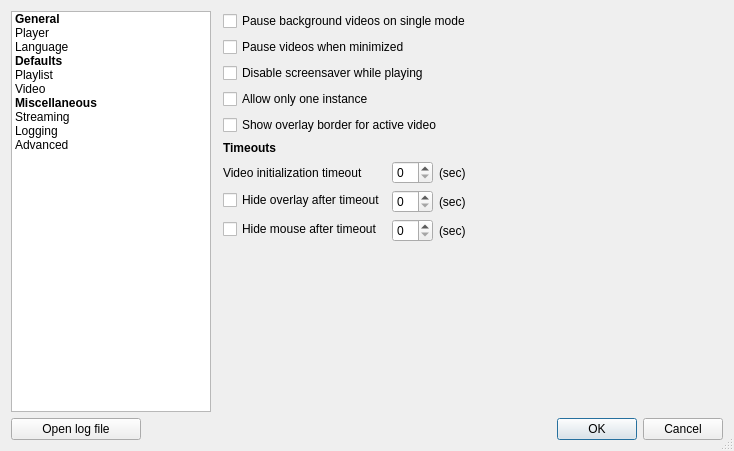
<?xml version="1.0" encoding="UTF-8"?>
<ui version="4.0">
 <class>SettingsDialog</class>
 <widget class="QDialog" name="SettingsDialog">
  <property name="geometry">
   <rect>
    <x>0</x>
    <y>0</y>
    <width>732</width>
    <height>451</height>
   </rect>
  </property>
  <property name="windowTitle">
   <string>Settings</string>
  </property>
  <property name="sizeGripEnabled">
   <bool>true</bool>
  </property>
  <property name="modal">
   <bool>true</bool>
  </property>
  <layout class="QVBoxLayout" name="lay_main" stretch="1,0">
   <property name="sizeConstraint">
    <enum>QLayout::SetMinimumSize</enum>
   </property>
   <item>
    <layout class="QHBoxLayout" name="lay_main_2">
     <property name="spacing">
      <number>12</number>
     </property>
     <item>
      <widget class="QListWidget" name="section_index">
       <property name="minimumSize">
        <size>
         <width>200</width>
         <height>400</height>
        </size>
       </property>
       <property name="maximumSize">
        <size>
         <width>200</width>
         <height>16777215</height>
        </size>
       </property>
       <item>
        <property name="text">
         <string>General</string>
        </property>
        <property name="font">
         <font>
          <weight>75</weight>
          <bold>true</bold>
         </font>
        </property>
        <property name="flags">
         <set>NoItemFlags</set>
        </property>
       </item>
       <item>
        <property name="text">
         <string>Player</string>
        </property>
       </item>
       <item>
        <property name="text">
         <string>Language</string>
        </property>
       </item>
       <item>
        <property name="text">
         <string>Defaults</string>
        </property>
        <property name="font">
         <font>
          <weight>75</weight>
          <bold>true</bold>
         </font>
        </property>
        <property name="flags">
         <set>NoItemFlags</set>
        </property>
       </item>
       <item>
        <property name="text">
         <string>Playlist</string>
        </property>
       </item>
       <item>
        <property name="text">
         <string>Video</string>
        </property>
       </item>
       <item>
        <property name="text">
         <string>Miscellaneous</string>
        </property>
        <property name="font">
         <font>
          <weight>75</weight>
          <bold>true</bold>
         </font>
        </property>
        <property name="flags">
         <set>NoItemFlags</set>
        </property>
       </item>
       <item>
        <property name="text">
         <string>Streaming</string>
        </property>
       </item>
       <item>
        <property name="text">
         <string>Logging</string>
        </property>
       </item>
       <item>
        <property name="text">
         <string>Advanced</string>
        </property>
       </item>
      </widget>
     </item>
     <item>
      <widget class="QStackedWidget" name="section_page">
       <property name="minimumSize">
        <size>
         <width>500</width>
         <height>0</height>
        </size>
       </property>
       <property name="currentIndex">
        <number>0</number>
       </property>
       <widget class="QWidget" name="page_general_player">
        <layout class="QVBoxLayout" name="lay_section_player">
         <property name="leftMargin">
          <number>0</number>
         </property>
         <property name="topMargin">
          <number>0</number>
         </property>
         <property name="rightMargin">
          <number>0</number>
         </property>
         <property name="bottomMargin">
          <number>0</number>
         </property>
         <item>
          <widget class="QCheckBox" name="playerPauseBackgroundVideos">
           <property name="text">
            <string>Pause background videos on single mode</string>
           </property>
          </widget>
         </item>
         <item>
          <widget class="QCheckBox" name="playerPauseWhenMinimized">
           <property name="text">
            <string>Pause videos when minimized</string>
           </property>
          </widget>
         </item>
         <item>
          <widget class="QCheckBox" name="playerInhibitScreensaver">
           <property name="text">
            <string>Disable screensaver while playing</string>
           </property>
          </widget>
         </item>
         <item>
          <widget class="QCheckBox" name="playerOneInstance">
           <property name="text">
            <string>Allow only one instance</string>
           </property>
          </widget>
         </item>
         <item>
          <widget class="QCheckBox" name="playerShowOverlayBorder">
           <property name="text">
            <string>Show overlay border for active video</string>
           </property>
          </widget>
         </item>
         <item>
          <widget class="QLabel" name="section_timeouts">
           <property name="font">
            <font>
             <weight>75</weight>
             <bold>true</bold>
            </font>
           </property>
           <property name="text">
            <string>Timeouts</string>
           </property>
          </widget>
         </item>
         <item>
          <layout class="QFormLayout" name="formLayout_3">
           <property name="fieldGrowthPolicy">
            <enum>QFormLayout::FieldsStayAtSizeHint</enum>
           </property>
           <item row="1" column="0">
            <widget class="QCheckBox" name="timeoutOverlayFlag">
             <property name="text">
              <string>Hide overlay after timeout</string>
             </property>
            </widget>
           </item>
           <item row="1" column="1">
            <layout class="QHBoxLayout" name="horizontalLayout_2">
             <item>
              <widget class="QSpinBox" name="timeoutOverlay"/>
             </item>
             <item>
              <widget class="QLabel" name="label_3">
               <property name="text">
                <string>(sec)</string>
               </property>
              </widget>
             </item>
            </layout>
           </item>
           <item row="2" column="0">
            <widget class="QCheckBox" name="timeoutMouseHideFlag">
             <property name="text">
              <string>Hide mouse after timeout</string>
             </property>
            </widget>
           </item>
           <item row="2" column="1">
            <layout class="QHBoxLayout" name="horizontalLayout">
             <item>
              <widget class="QSpinBox" name="timeoutMouseHide"/>
             </item>
             <item>
              <widget class="QLabel" name="label_2">
               <property name="text">
                <string>(sec)</string>
               </property>
              </widget>
             </item>
            </layout>
           </item>
           <item row="0" column="0">
            <widget class="QLabel" name="timeoutVideoInitLabel">
             <property name="text">
              <string>Video initialization timeout</string>
             </property>
            </widget>
           </item>
           <item row="0" column="1">
            <layout class="QHBoxLayout" name="horizontalLayout_4">
             <item>
              <widget class="QSpinBox" name="timeoutVideoInit"/>
             </item>
             <item>
              <widget class="QLabel" name="label_7">
               <property name="text">
                <string>(sec)</string>
               </property>
              </widget>
             </item>
            </layout>
           </item>
          </layout>
         </item>
         <item>
          <spacer name="verticalSpacer">
           <property name="orientation">
            <enum>Qt::Vertical</enum>
           </property>
           <property name="sizeHint" stdset="0">
            <size>
             <width>20</width>
             <height>40</height>
            </size>
           </property>
          </spacer>
         </item>
        </layout>
       </widget>
       <widget class="QWidget" name="page_general_language">
        <layout class="QVBoxLayout" name="lay_page_general_language">
         <property name="leftMargin">
          <number>0</number>
         </property>
         <property name="topMargin">
          <number>0</number>
         </property>
         <property name="rightMargin">
          <number>0</number>
         </property>
         <property name="bottomMargin">
          <number>0</number>
         </property>
         <item>
          <widget class="LanguageList" name="listLanguages"/>
         </item>
         <item>
          <widget class="QLabel" name="label_4">
           <property name="text">
            <string>&lt;p&gt;If you have a handful of free time and a desire to support this project, please &lt;a href=&quot;https://crowdin.com/project/gridplayer&quot;&gt;help with the translation&lt;/a&gt;. No coding skills or special software is required!&lt;/p&gt;</string>
           </property>
           <property name="wordWrap">
            <bool>true</bool>
           </property>
           <property name="openExternalLinks">
            <bool>true</bool>
           </property>
          </widget>
         </item>
        </layout>
       </widget>
       <widget class="QWidget" name="page_misc_streaming">
        <layout class="QVBoxLayout" name="lay_page_general_streams">
         <property name="leftMargin">
          <number>0</number>
         </property>
         <property name="topMargin">
          <number>0</number>
         </property>
         <property name="rightMargin">
          <number>0</number>
         </property>
         <property name="bottomMargin">
          <number>0</number>
         </property>
         <item>
          <widget class="QCheckBox" name="streamingHLSVIAStreamlink">
           <property name="text">
            <string>Use Streamlink for HLS streams when possible</string>
           </property>
          </widget>
         </item>
         <item>
          <layout class="QFormLayout" name="formLayout_7">
           <property name="fieldGrowthPolicy">
            <enum>QFormLayout::FieldsStayAtSizeHint</enum>
           </property>
           <item row="0" column="0">
            <widget class="QLabel" name="label_8">
             <property name="text">
              <string>Priority URL resolver</string>
             </property>
            </widget>
           </item>
           <item row="0" column="1">
            <widget class="QComboBox" name="streamingResolverPriority"/>
           </item>
          </layout>
         </item>
         <item>
          <widget class="QLabel" name="label_10">
           <property name="font">
            <font>
             <weight>75</weight>
             <bold>true</bold>
            </font>
           </property>
           <property name="text">
            <string>Resolver priority patterns</string>
           </property>
          </widget>
         </item>
         <item>
          <layout class="QVBoxLayout" name="verticalLayout" stretch="1,0,0">
           <item>
            <widget class="ResolverPatternsList" name="streamingResolverPriorityPatterns" native="true"/>
           </item>
           <item>
            <layout class="QFormLayout" name="formLayout_8">
             <property name="fieldGrowthPolicy">
              <enum>QFormLayout::FieldsStayAtSizeHint</enum>
             </property>
             <item row="0" column="0">
              <widget class="QLabel" name="label_11">
               <property name="font">
                <font>
                 <weight>75</weight>
                 <bold>true</bold>
                </font>
               </property>
               <property name="text">
                <string>Wildcard syntax</string>
               </property>
              </widget>
             </item>
             <item row="0" column="1">
              <widget class="QPushButton" name="streamingWildcardHelpButton">
               <property name="maximumSize">
                <size>
                 <width>24</width>
                 <height>24</height>
                </size>
               </property>
               <property name="text">
                <string notr="true">?</string>
               </property>
              </widget>
             </item>
            </layout>
           </item>
           <item>
            <widget class="QLabel" name="streamingWildcardHelp">
             <property name="text">
              <string>&lt;p&gt;&lt;b&gt;The asterisk&lt;/b&gt; * matches zero or more characters.&lt;br&gt;
&lt;b&gt;The question mark&lt;/b&gt; ? matches exactly one character.&lt;/p&gt;
&lt;p&gt;&lt;i&gt;For Host Wildcard only:&lt;/i&gt;&lt;br&gt;
*.example.com will match both example.com and www.example.com&lt;br&gt;
**.example.com will match subdomains &lt;b&gt;only&lt;/b&gt;&lt;/p&gt;</string>
             </property>
            </widget>
           </item>
          </layout>
         </item>
        </layout>
       </widget>
       <widget class="QWidget" name="page_defaults_playlist">
        <layout class="QVBoxLayout" name="lay_page_defaults_playlist">
         <property name="leftMargin">
          <number>0</number>
         </property>
         <property name="topMargin">
          <number>0</number>
         </property>
         <property name="rightMargin">
          <number>0</number>
         </property>
         <property name="bottomMargin">
          <number>0</number>
         </property>
         <item>
          <widget class="QCheckBox" name="playlistSaveWindow">
           <property name="text">
            <string>Save window position and size</string>
           </property>
          </widget>
         </item>
         <item>
          <widget class="QCheckBox" name="playlistSavePosition">
           <property name="text">
            <string>Save videos playback position</string>
           </property>
          </widget>
         </item>
         <item>
          <widget class="QCheckBox" name="playlistSaveState">
           <property name="text">
            <string>Save videos playing / paused status</string>
           </property>
          </widget>
         </item>
         <item>
          <widget class="QCheckBox" name="playlistTrackChanges">
           <property name="text">
            <string>Warn about unsaved changes</string>
           </property>
          </widget>
         </item>
         <item>
          <widget class="QCheckBox" name="playlistDisableClickPause">
           <property name="text">
            <string>Disable pause with left mouse click</string>
           </property>
          </widget>
         </item>
         <item>
          <widget class="QCheckBox" name="playlistDisableWheelSeek">
           <property name="text">
            <string>Disable seek with mouse wheel</string>
           </property>
          </widget>
         </item>
         <item>
          <layout class="QFormLayout" name="formLayout_10">
           <item row="0" column="0">
            <widget class="QLabel" name="playlistTimeMarksLogPathLabel">
             <property name="text">
              <string>Time marks log location:</string>
             </property>
            </widget>
           </item>
           <item row="0" column="1">
            <widget class="QPushButton" name="pushButton">
             <property name="text">
              <string/>
             </property>
            </widget>
           </item>
          </layout>
         </item>
         <item>
          <layout class="QFormLayout" name="formLayout_2">
           <property name="fieldGrowthPolicy">
            <enum>QFormLayout::FieldsStayAtSizeHint</enum>
           </property>
           <item row="0" column="0">
            <widget class="QLabel" name="playlistSeekSyncModeLabel">
             <property name="text">
              <string>Seek sync mode</string>
             </property>
            </widget>
           </item>
           <item row="0" column="1">
            <widget class="QComboBox" name="playlistSeekSyncMode"/>
           </item>
          </layout>
         </item>
         <item>
          <widget class="QLabel" name="label">
           <property name="font">
            <font>
             <weight>75</weight>
             <bold>true</bold>
            </font>
           </property>
           <property name="text">
            <string>Grid</string>
           </property>
          </widget>
         </item>
         <item>
          <layout class="QFormLayout" name="formLayout">
           <property name="fieldGrowthPolicy">
            <enum>QFormLayout::FieldsStayAtSizeHint</enum>
           </property>
           <item row="0" column="0">
            <widget class="QLabel" name="gridModeLabel">
             <property name="text">
              <string>Grid mode</string>
             </property>
            </widget>
           </item>
           <item row="0" column="1">
            <widget class="QComboBox" name="gridMode"/>
           </item>
           <item row="1" column="0">
            <widget class="QLabel" name="gridSizeLabel">
             <property name="text">
              <string>Grid size</string>
             </property>
            </widget>
           </item>
           <item row="1" column="1">
            <widget class="QSpinBox" name="gridSize"/>
           </item>
          </layout>
         </item>
         <item>
          <widget class="QCheckBox" name="gridFit">
           <property name="text">
            <string>Fit grid cells</string>
           </property>
          </widget>
         </item>
         <item>
          <widget class="QCheckBox" name="gridShuffleOnLoad">
           <property name="text">
            <string>Shuffle on load</string>
           </property>
          </widget>
         </item>
         <item>
          <spacer name="verticalSpacer_4">
           <property name="orientation">
            <enum>Qt::Vertical</enum>
           </property>
           <property name="sizeHint" stdset="0">
            <size>
             <width>20</width>
             <height>40</height>
            </size>
           </property>
          </spacer>
         </item>
        </layout>
       </widget>
       <widget class="QWidget" name="page_defaults_video">
        <layout class="QVBoxLayout" name="lay_page_defaults_video">
         <property name="leftMargin">
          <number>0</number>
         </property>
         <property name="topMargin">
          <number>0</number>
         </property>
         <property name="rightMargin">
          <number>0</number>
         </property>
         <property name="bottomMargin">
          <number>0</number>
         </property>
         <item>
          <layout class="QFormLayout" name="formLayout_4">
           <property name="fieldGrowthPolicy">
            <enum>QFormLayout::FieldsStayAtSizeHint</enum>
           </property>
           <item row="0" column="0">
            <widget class="QLabel" name="videoAspectLabel">
             <property name="text">
              <string>Aspect mode</string>
             </property>
            </widget>
           </item>
           <item row="0" column="1">
            <widget class="QComboBox" name="videoAspect"/>
           </item>
           <item row="1" column="0">
            <widget class="QLabel" name="repeatModeLabel">
             <property name="text">
              <string>Repeat mode</string>
             </property>
            </widget>
           </item>
           <item row="1" column="1">
            <widget class="QComboBox" name="repeatMode"/>
           </item>
          </layout>
         </item>
         <item>
          <widget class="QCheckBox" name="videoRandomLoop">
           <property name="text">
            <string>Start at random position</string>
           </property>
          </widget>
         </item>
         <item>
          <widget class="QCheckBox" name="videoPaused">
           <property name="text">
            <string>Paused</string>
           </property>
          </widget>
         </item>
         <item>
          <widget class="QCheckBox" name="videoMuted">
           <property name="text">
            <string>Muted</string>
           </property>
          </widget>
         </item>
         <item>
          <widget class="QLabel" name="label_12">
           <property name="font">
            <font>
             <weight>75</weight>
             <bold>true</bold>
            </font>
           </property>
           <property name="text">
            <string>Streaming Videos</string>
           </property>
          </widget>
         </item>
         <item>
          <layout class="QFormLayout" name="formLayout_9">
           <property name="fieldGrowthPolicy">
            <enum>QFormLayout::FieldsStayAtSizeHint</enum>
           </property>
           <item row="0" column="0">
            <widget class="QLabel" name="streamQualityLabel">
             <property name="text">
              <string>Stream quality</string>
             </property>
            </widget>
           </item>
           <item row="0" column="1">
            <widget class="QComboBox" name="streamQuality"/>
           </item>
           <item row="1" column="0">
            <widget class="QLabel" name="label_13">
             <property name="text">
              <string>Auto reload time</string>
             </property>
            </widget>
           </item>
           <item row="1" column="1">
            <layout class="QHBoxLayout" name="horizontalLayout_5">
             <item>
              <widget class="QSpinBox" name="streamAutoReloadTimer"/>
             </item>
             <item>
              <widget class="QLabel" name="label_14">
               <property name="text">
                <string>(min)</string>
               </property>
              </widget>
             </item>
            </layout>
           </item>
          </layout>
         </item>
         <item>
          <spacer name="verticalSpacer_3">
           <property name="orientation">
            <enum>Qt::Vertical</enum>
           </property>
           <property name="sizeHint" stdset="0">
            <size>
             <width>20</width>
             <height>40</height>
            </size>
           </property>
          </spacer>
         </item>
        </layout>
       </widget>
       <widget class="QWidget" name="page_misc_advanced">
        <layout class="QVBoxLayout" name="lay_page_misc_advanced">
         <property name="leftMargin">
          <number>0</number>
         </property>
         <property name="topMargin">
          <number>0</number>
         </property>
         <property name="rightMargin">
          <number>0</number>
         </property>
         <property name="bottomMargin">
          <number>0</number>
         </property>
         <item>
          <widget class="QGroupBox" name="playerVideoDriverBox">
           <property name="maximumSize">
            <size>
             <width>250</width>
             <height>16777215</height>
            </size>
           </property>
           <property name="title">
            <string>Video Decoder</string>
           </property>
           <layout class="QVBoxLayout" name="lay_playerVideoDriverBox">
            <item>
             <widget class="QComboBox" name="playerVideoDriver"/>
            </item>
            <item>
             <layout class="QHBoxLayout" name="lay_playerVideoDriverPlayers" stretch="1,0">
              <item>
               <widget class="QLabel" name="playerVideoDriverPlayersLabel">
                <property name="text">
                 <string>Videos per process</string>
                </property>
               </widget>
              </item>
              <item>
               <widget class="QSpinBox" name="playerVideoDriverPlayers"/>
              </item>
             </layout>
            </item>
           </layout>
          </widget>
         </item>
         <item>
          <widget class="QLabel" name="label_9">
           <property name="font">
            <font>
             <weight>75</weight>
             <bold>true</bold>
            </font>
           </property>
           <property name="text">
            <string>VLC Options [&lt;a href=&quot;https://wiki.videolan.org/VLC_command-line_help/&quot;&gt;reference&lt;/a&gt;]</string>
           </property>
          </widget>
         </item>
         <item>
          <widget class="QLineEdit" name="miscVLCOptions"/>
         </item>
         <item>
          <widget class="QLabel" name="section_misc">
           <property name="font">
            <font>
             <weight>75</weight>
             <bold>true</bold>
            </font>
           </property>
           <property name="text">
            <string>Experimental</string>
           </property>
          </widget>
         </item>
         <item>
          <widget class="QCheckBox" name="miscOpaqueHWOverlay">
           <property name="text">
            <string>Opaque overlay (fix black screen)</string>
           </property>
          </widget>
         </item>
         <item>
          <widget class="QCheckBox" name="miscFakeOverlayInvisibility">
           <property name="text">
            <string>Fake overlay invisibility (fix overlay on top of other windows)</string>
           </property>
          </widget>
         </item>
         <item>
          <spacer name="verticalSpacer_2">
           <property name="orientation">
            <enum>Qt::Vertical</enum>
           </property>
           <property name="sizeHint" stdset="0">
            <size>
             <width>0</width>
             <height>0</height>
            </size>
           </property>
          </spacer>
         </item>
        </layout>
       </widget>
       <widget class="QWidget" name="page_misc_logging">
        <layout class="QVBoxLayout" name="lay_page_misc_logging">
         <property name="leftMargin">
          <number>0</number>
         </property>
         <property name="topMargin">
          <number>0</number>
         </property>
         <property name="rightMargin">
          <number>0</number>
         </property>
         <property name="bottomMargin">
          <number>0</number>
         </property>
         <item>
          <widget class="QCheckBox" name="logLimit">
           <property name="text">
            <string>Limit log file size</string>
           </property>
          </widget>
         </item>
         <item>
          <layout class="QFormLayout" name="formLayout_6">
           <property name="fieldGrowthPolicy">
            <enum>QFormLayout::FieldsStayAtSizeHint</enum>
           </property>
           <item row="0" column="0">
            <widget class="QLabel" name="logLimitSizeLabel">
             <property name="text">
              <string>Log file size</string>
             </property>
            </widget>
           </item>
           <item row="0" column="1">
            <layout class="QHBoxLayout" name="horizontalLayout_3">
             <item>
              <widget class="QSpinBox" name="logLimitSize"/>
             </item>
             <item>
              <widget class="QLabel" name="label_5">
               <property name="text">
                <string>MB</string>
               </property>
              </widget>
             </item>
            </layout>
           </item>
           <item row="1" column="0">
            <widget class="QLabel" name="logLimitBackupsLabel">
             <property name="text">
              <string>Log files to keep</string>
             </property>
            </widget>
           </item>
           <item row="1" column="1">
            <widget class="QSpinBox" name="logLimitBackups"/>
           </item>
          </layout>
         </item>
         <item>
          <widget class="QLabel" name="label_6">
           <property name="font">
            <font>
             <weight>75</weight>
             <bold>true</bold>
            </font>
           </property>
           <property name="text">
            <string>Logging levels</string>
           </property>
          </widget>
         </item>
         <item>
          <layout class="QFormLayout" name="formLayout_5">
           <property name="fieldGrowthPolicy">
            <enum>QFormLayout::FieldsStayAtSizeHint</enum>
           </property>
           <item row="0" column="0">
            <widget class="QLabel" name="logLevelLabel">
             <property name="text">
              <string>Log level</string>
             </property>
            </widget>
           </item>
           <item row="0" column="1">
            <widget class="QComboBox" name="logLevel"/>
           </item>
           <item row="1" column="0">
            <widget class="QLabel" name="logLevelVLCLabel">
             <property name="text">
              <string>Log level (VLC)</string>
             </property>
            </widget>
           </item>
           <item row="1" column="1">
            <widget class="QComboBox" name="logLevelVLC"/>
           </item>
          </layout>
         </item>
         <item>
          <spacer name="verticalSpacer_2">
           <property name="orientation">
            <enum>Qt::Vertical</enum>
           </property>
           <property name="sizeHint" stdset="0">
            <size>
             <width>0</width>
             <height>0</height>
            </size>
           </property>
          </spacer>
         </item>
        </layout>
       </widget>
      </widget>
     </item>
    </layout>
   </item>
   <item>
    <layout class="QHBoxLayout" name="lay_buttons">
     <property name="spacing">
      <number>0</number>
     </property>
     <item>
      <widget class="QPushButton" name="logFileOpen">
       <property name="minimumSize">
        <size>
         <width>130</width>
         <height>0</height>
        </size>
       </property>
       <property name="text">
        <string>Open log file</string>
       </property>
      </widget>
     </item>
     <item>
      <widget class="QDialogButtonBox" name="buttonBox">
       <property name="orientation">
        <enum>Qt::Horizontal</enum>
       </property>
       <property name="standardButtons">
        <set>QDialogButtonBox::Cancel|QDialogButtonBox::Ok</set>
       </property>
      </widget>
     </item>
    </layout>
   </item>
  </layout>
 </widget>
 <customwidgets>
  <customwidget>
   <class>LanguageList</class>
   <extends>QListWidget</extends>
   <header>gridplayer.widgets.language_list</header>
  </customwidget>
  <customwidget>
   <class>ResolverPatternsList</class>
   <extends>QWidget</extends>
   <header>gridplayer.widgets.resolver_patterns_list</header>
   <container>1</container>
  </customwidget>
 </customwidgets>
 <resources/>
 <connections>
  <connection>
   <sender>buttonBox</sender>
   <signal>accepted()</signal>
   <receiver>SettingsDialog</receiver>
   <slot>accept()</slot>
   <hints>
    <hint type="sourcelabel">
     <x>248</x>
     <y>254</y>
    </hint>
    <hint type="destinationlabel">
     <x>157</x>
     <y>274</y>
    </hint>
   </hints>
  </connection>
  <connection>
   <sender>buttonBox</sender>
   <signal>rejected()</signal>
   <receiver>SettingsDialog</receiver>
   <slot>reject()</slot>
   <hints>
    <hint type="sourcelabel">
     <x>316</x>
     <y>260</y>
    </hint>
    <hint type="destinationlabel">
     <x>286</x>
     <y>274</y>
    </hint>
   </hints>
  </connection>
 </connections>
</ui>
